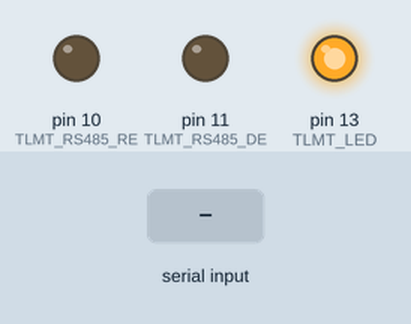
Bench run of a sketch on a simulated Arduino Uno, built with avr-gcc and run on an emulated ATmega328P. Parts: output pins drawn as LEDs (lit = HIGH). Inputs (shaded band) come from the test bench. What the sketch prints to the serial monitor is not drawn.

Above: at 1.2 s.
1.3 s: "1" received over the second serial link
At 2.1 s:
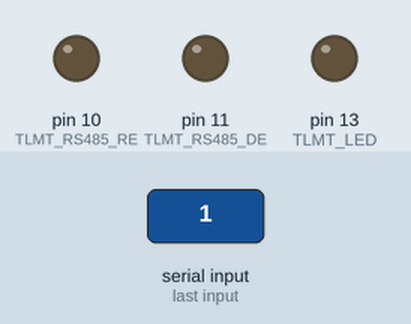
Timing chart, 0 to 4.3 s (numbered marks = the images above; inputs shaded):
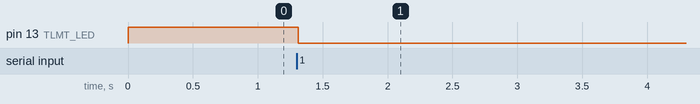

Measured:
- after the input at 1.3 s, pin 13 (TLMT_LED): HIGH → LOW at once

The sketch:

RS485_rx.ino
```cpp
#include <SoftwareSerial.h>

#define TLMT_RS485_RO 12 //RX
#define TLMT_RS485_DI 9 //TX

#define TLMT_RS485_DE 11  //RS485 Direction control
#define TLMT_RS485_RE 10  //RS485 Direction control

#define TLMT_RS485_TRANSMIT HIGH
#define TLMT_RS485_RECEIVE LOW

#define TLMT_LED  13

SoftwareSerial RS485Serial(TLMT_RS485_RO, TLMT_RS485_DI); // RX, TX

int byteReceived;
int byteSend;

void setup(){
  // Start the built-in serial port, probably to Serial Monitor
  Serial.begin(9600);
  Serial.println("Test");

  pinMode(TLMT_LED, OUTPUT); digitalWrite(TLMT_LED, HIGH);
  pinMode(TLMT_RS485_DE, OUTPUT); digitalWrite(TLMT_RS485_DE, LOW);
  pinMode(TLMT_RS485_RE, OUTPUT); digitalWrite(TLMT_RS485_RE, LOW);

  RS485Serial.begin(4800);
}

void loop(){
  if (RS485Serial.available()){
    digitalWrite(TLMT_LED, HIGH);

    beginTransmission();
    RS485Serial.write(RS485Serial.read());
    endTransmission();

    delay(10); digitalWrite(TLMT_LED, LOW);
  }
}

void beginTransmission(){
  digitalWrite(TLMT_RS485_DE, TLMT_RS485_TRANSMIT);
  digitalWrite(TLMT_RS485_RE, TLMT_RS485_TRANSMIT);
}
void endTransmission(){
  digitalWrite(TLMT_RS485_DE, TLMT_RS485_RECEIVE);
  digitalWrite(TLMT_RS485_RE, TLMT_RS485_RECEIVE);
}
```
